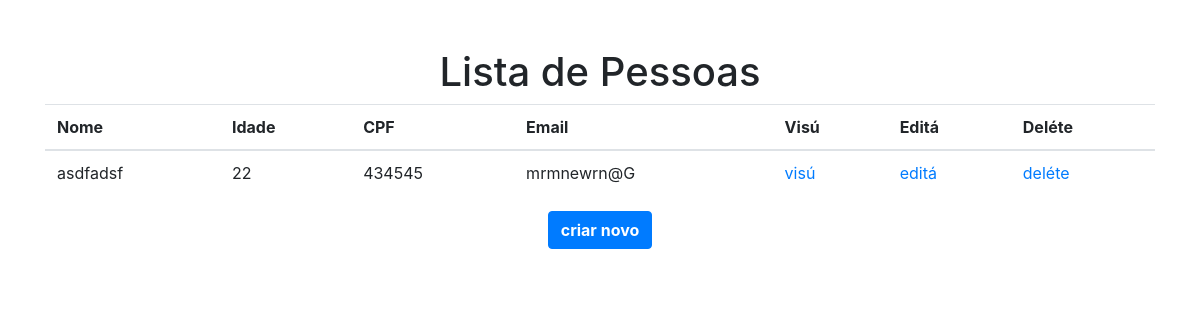
The page /people/ on the database as committed earlier.
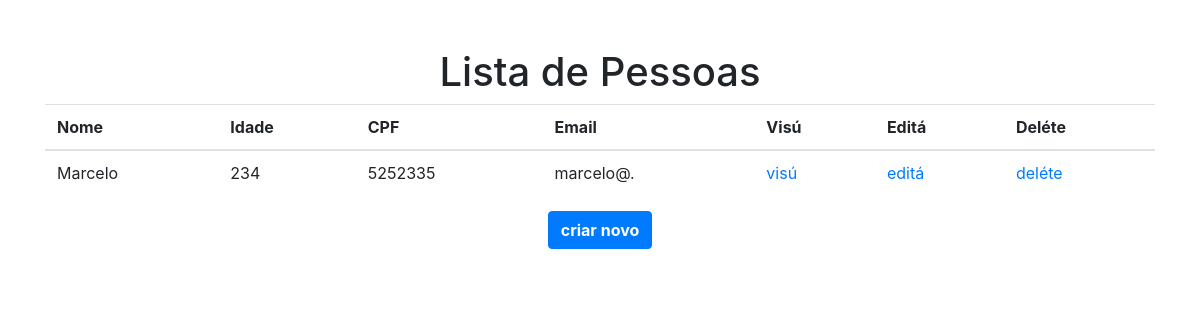
The same page on the database as committed later.
### people/models.py (models this page shows, shortened)
class Person(models.Model):
    name = models.CharField(max_length=200)
    idade = models.IntegerField()
    cpf = models.CharField(max_length=20)
    email = models.CharField(max_length=200)

### people/views.py (the view)
# urls.py: path('',views.PersonList.as_view(), name='person_list'),
class PersonList(ListView):
    model = Person

### people/templates/people/person_list.html
{% load static %}
<link rel="stylesheet" href="{% static 'people/bootstrap.min.css' %}">
<div class="container">
    <div class="py-5 text-center">
        <h1>Lista de Pessoas</h1>
        <table class="table table-hover">
            <thead>
                <tr>
                    <th scope="col">Nome</th>
                    <th scope="col">Idade</th>
                    <th scope="col">CPF</th>
                    <th scope="col">Email</th>
                    <th scope="col">Visú</th>
                    <th scope="col">Editá</th>
                    <th scope="col">Deléte</th>
                </tr>
            </thead>
            <tbody>
                {% for person in object_list %}
                <tr>
                    <td>{{ person.name }}</td>
                    <td>{{ person.idade }}</td>
                    <td>{{ person.cpf }}</td>
                    <td>{{ person.email }}</td>
                    <td>
                        <a href="{% url "person_view" person.id %}">visú</a>
                    </td>
                    <td>
                        <a href="{% url "person_edit" person.id %}">editá</a>
                    </td>
                    <td>
                        <a href="{% url "person_delete" person.id %}">deléte</a>
                    </td>
                </tr>
                {% endfor %}
            </tbody>
        </table>
        <a  href="{% url "person_new" %}" type="submit" class="btn btn-primary btn-large">
            <b>criar novo</b></a>
    </div>
</div>

Rows that differ between the two databases and show on the page:
removed Person: name "asdfadsf", idade "22", cpf "434545", email "mrmnewrn@G"
added Person: name "Marcelo", idade "234", cpf "5252335", email "marcelo@."
